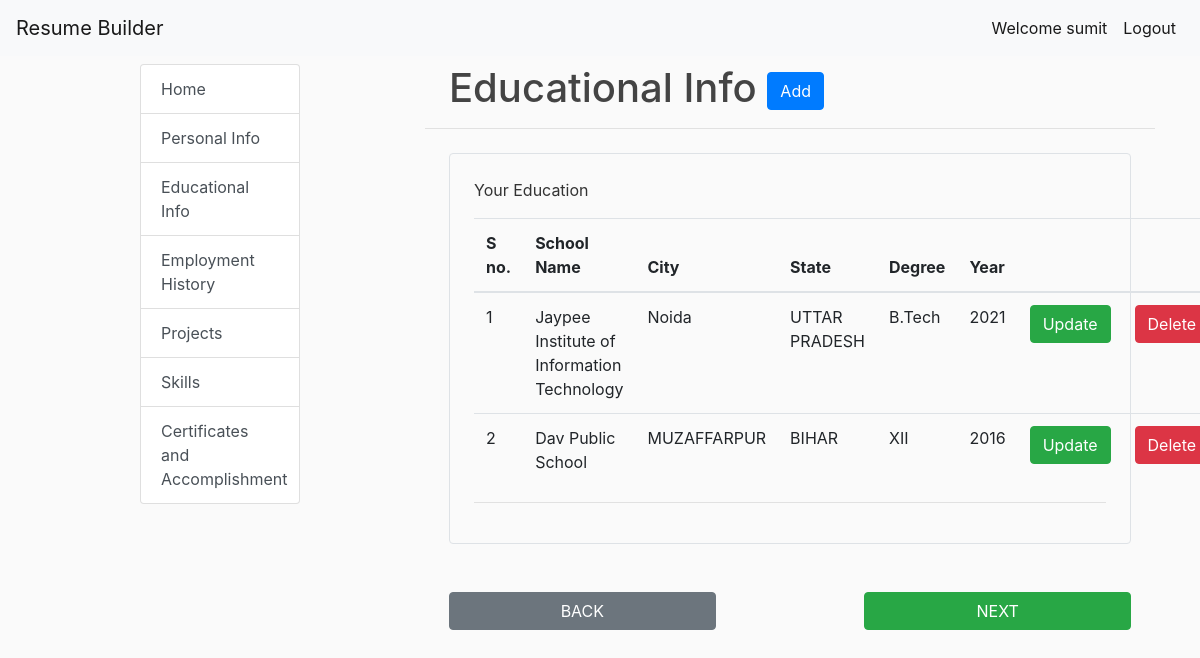
The page /educational_list/ (signed in) on the database its author committed.
### resume_app/models.py (models this page shows)
class Education(models.Model):
    user = models.ForeignKey('auth.User', on_delete=models.CASCADE, related_name='educations')
    institution_name = models.CharField(max_length=100)
    city = models.CharField(max_length=50)
    state = models.CharField(max_length=50)
    degree = models.CharField(max_length=30)
    stream = models.CharField(max_length=70,blank=True,null=True)
    percentage_or_cg = models.CharField(max_length=10,blank=True,null=True)
    graduation_year=models.CharField(max_length=8)

### resume_app/views.py (the view)
# urls.py: path('educational_list/',views.educational_list,name = 'educational_list'),
@login_required
def educational_list(request):
    lists = Education.objects.filter(user=request.user).order_by('-graduation_year')
    return render(request,'resume_app/educational_list.html',{'lists':lists})

### resume_app/templates/resume_app/educational_list.html (shortened to what this page needs)
{% extends 'resume_app/base.html' %}
{% load crispy_forms_tags %}
{% block content %}
    <h1 class="pl-4">Educational Info  <a class="btn btn-primary" href="{% url 'new_educational_info' %}">Add</a></h1>
    <hr>
    <div class="border rounded p-4 m-4">
        <p class="display-6">Your Education</p>
        <table class="table">
            <thead>
                <tr>
                    <th>S no.</th>
                    <th>School Name</th>
                    <th>City</th>
                    <th>State</th>
                    <th>Degree</th>
                    <th>Year</th>
                    <th></th>
                    <th></th>
                </tr>
            </thead>
            <tbody>
                {% for l in lists %}
                <tr>
                    <td>{{forloop.counter}}</td>
                    <td>{{l.institution_name}}</td>
                    <td>{{l.city}}</td>
                    <td>{{l.state}}</td>
                    <td>{{l.degree}}</td>
                    <td>{{l.graduation_year}}</td>
                    <td><a class="btn btn-success" href="{% url 'update_educational_info' pk=l.id %}">Update</a></td>
                    <td><a class="btn btn-danger" href="{% url 'delete_educational_info' pk=l.id %}">Delete</a></td>
                </tr>
                {% endfor %}
            </tbody>
        </table>
        <hr>
    </div>
<div class="row p-4 b-4">
    <div class="col-lg-5">
        <a class="btn btn-secondary" style="display:inline-block;width:100%" href="{% url 'new_personal_info' %}">BACK</a>
    </div>
    <div class="col-lg-2">
    </div>
    <div class="col-lg-5">
        <a class="btn btn-success" style="display:inline-block;width:100%" href="{% url 'employment_list' %}">NEXT</a>
    </div>
</div>
{% endblock %}

### resume_app/templates/resume_app/base.html (shortened to what this page needs)
{% load crispy_forms_tags %}
{% load static %}
<!doctype html>
<html lang="en">
<head>
    <link rel="stylesheet" href="https://stackpath.bootstrapcdn.com/bootstrap/4.3.1/css/bootstrap.min.css"
>
    <link rel="stylesheet"  type="text/css"  href="{% static 'resume_app/style.css' %}">
</head>
<body>
<nav class="navbar navbar-expand-lg navbar-light bg-light">
    <a class="navbar-brand" href="/">Resume Builder</a>
    <div class="collapse navbar-collapse" id="navbarSupportedContent">
        <ul class="navbar-nav my-2 my-lg-0">
            {% if not user.is_authenticated %}
            <li class="nav-item active">
                <a class="nav-link" href="{% url 'login' %}">Login<span class="sr-only">(current)</span></a>
            </li>
            <li class="nav-item active">
                <a class="nav-link" href="{% url 'register' %}">Signup<span class="sr-only">(current)</span></a>
            </li>
            {% else %}
            <li class="nav-item active">
                <a class="nav-link" href="/">Welcome {{user.username}}<span class="sr-only">(current)</span></a>
            </li>
            <li class="nav-item active">
                <a class="nav-link" href="{% url 'logout' %}">Logout<span class="sr-only">(current)</span></a>
            </li>
            {% endif %}
        </ul>
    </div>
</nav>
<div class="container">
    <div class="row my-2">
        <div class="col-lg-2 mx-auto">
            <div class="list-group">
                {% if user.is_authenticated %}
                <a href="/" class="list-group-item list-group-item-action">Home</a>
                <a href="{% url 'new_personal_info' %}" class="list-group-item list-group-item-action">Personal Info</a>
                <a href="{% url 'educational_list' %}" class="list-group-item list-group-item-action">Educational Info</a>
                <a href="{% url 'employment_list' %}" class="list-group-item list-group-item-action">Employment History</a>
                <a href="{% url 'project_list' %}" class="list-group-item list-group-item-action">Projects</a>
                <a href="{% url 'skill_list' %}" class="list-group-item list-group-item-action">Skills</a>
                <a href="{% url 'certificate_list' %}" class="list-group-item list-group-item-action">Certificates and Accomplishment</a>
                {% endif %}
            </div>
        </div>
        <div class="col-lg-8">
            {% block content %}
            {% endblock %}
        </div>
    </div>
</div>
</body>
</html>

### resume_app/static/resume_app/style.css (style rules this page uses)
body { background: #fafafa; color: #333333; }
h1, h2, h3, h4, h5, h6 { color: #444444; }
ul { margin: 0; }

### rows shown on the page
Education: institution_name "Jaypee Institute of Information Technology", city "Noida", state "UTTAR PRADESH", degree "B.Tech", graduation_year "2021"
Education: institution_name "Dav Public School", city "MUZAFFARPUR", state "BIHAR", degree "XII", graduation_year "2016"

### other values the page prints
{{ user.username }} "sumit"
